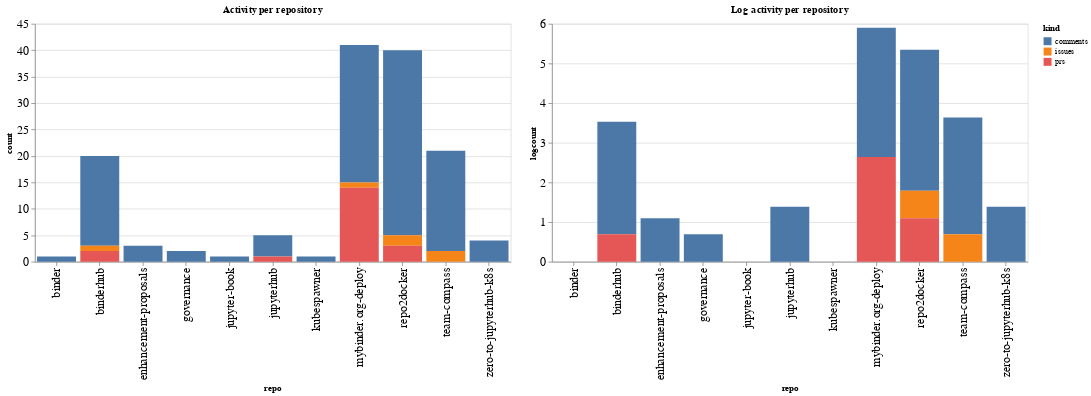

The notebook cell this image was saved under:
### Code cell
ch1 = alt.Chart(repo_summaries, width=600, title="Activity per repository").mark_bar().encode(
    x='repo',
    y='count',
    color='kind',
    tooltip="kind"
)

ch2 = alt.Chart(repo_summaries, width=600, title="Log activity per repository").mark_bar().encode(
    x='repo',
    y='logcount',
    color='kind',
    tooltip="kind"
)

ch1 | ch2

### Figure 1 — Vega-Lite specification as saved in the notebook (floating-point values rounded to 4 significant figures)
{"config": {"axisLeft": {"labelFontSize": 15}, "axisBottom": {"labelFontSize": 15}}, "hconcat": [{"mark": "bar", "encoding": {"color": {"type": "nominal", "field": "kind"}, "tooltip": {"type": "nominal", "field": "kind"}, "x": {"type": "nominal", "field": "repo"}, "y": {"type": "quantitative", "field": "count"}}, "title": "Activity per repository", "width": 600}, {"mark": "bar", "encoding": {"color": {"type": "nominal", "field": "kind"}, "tooltip": {"type": "nominal", "field": "kind"}, "x": {"type": "nominal", "field": "repo"}, "y": {"type": "quantitative", "field": "logcount"}}, "title": "Log activity per repository", "width": 600}], "data": {"name": "data-79f87ca8d689d2aaa931b2f8f497466a"}, "$schema": "https://vega.github.io/schema/vega-lite/v4.8.1.json", "datasets": {"data-79f87ca8d689d2aaa931b2f8f497466a": [{"repo": "binder", "kind": "comments", "count": 1, "logcount": 0.0}, {"repo": "binderhub", "kind": "comments", "count": 17, "logcount": 2.833}, {"repo": "binderhub", "kind": "issues", "count": 1, "logcount": 0.0}, {"repo": "binderhub", "kind": "prs", "count": 2, "logcount": 0.6931}, {"repo": "enhancement-proposals", "kind": "comments", "count": 3, "logcount": 1.099}, {"repo": "governance", "kind": "comments", "count": 2, "logcount": 0.6931}, {"repo": "jupyter-book", "kind": "comments", "count": 1, "logcount": 0.0}, {"repo": "jupyterhub", "kind": "comments", "count": 4, "logcount": 1.386}, {"repo": "jupyterhub", "kind": "prs", "count": 1, "logcount": 0.0}, {"repo": "kubespawner", "kind": "comments", "count": 1, "logcount": 0.0}, {"repo": "mybinder.org-deploy", "kind": "comments", "count": 26, "logcount": 3.258}, {"repo": "mybinder.org-deploy", "kind": "issues", "count": 1, "logcount": 0.0}, {"repo": "mybinder.org-deploy", "kind": "prs", "count": 14, "logcount": 2.639}, {"repo": "repo2docker", "kind": "comments", "count": 35, "logcount": 3.555}, {"repo": "repo2docker", "kind": "issues", "count": 2, "logcount": 0.6931}, {"repo": "repo2docker", "kind": "prs", "count": 3, "logcount": 1.099}, {"repo": "team-compass", "kind": "comments", "count": 19, "logcount": 2.944}, {"repo": "team-compass", "kind": "issues", "count": 2, "logcount": 0.6931}, {"repo": "zero-to-jupyterhub-k8s", "kind": "comments", "count": 4, "logcount": 1.386}]}}
